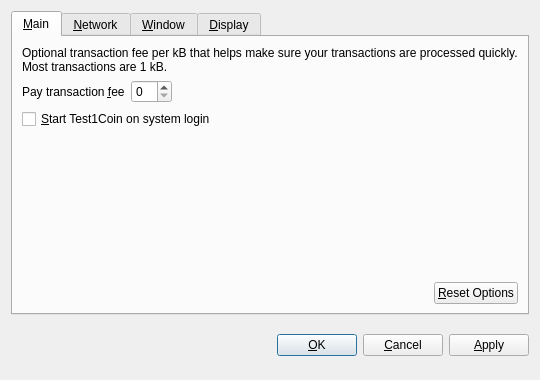
<?xml version="1.0" encoding="UTF-8"?>
<ui version="4.0">
 <class>OptionsDialog</class>
 <widget class="QDialog" name="OptionsDialog">
  <property name="geometry">
   <rect>
    <x>0</x>
    <y>0</y>
    <width>540</width>
    <height>380</height>
   </rect>
  </property>
  <property name="windowTitle">
   <string>Options</string>
  </property>
  <property name="modal">
   <bool>true</bool>
  </property>
  <layout class="QVBoxLayout" name="verticalLayout">
   <item>
    <widget class="QTabWidget" name="tabWidget">
     <property name="tabPosition">
      <enum>QTabWidget::North</enum>
     </property>
     <property name="currentIndex">
      <number>0</number>
     </property>
     <widget class="QWidget" name="tabMain">
      <attribute name="title">
       <string>&amp;Main</string>
      </attribute>
      <layout class="QVBoxLayout" name="verticalLayout_Main">
       <item>
        <widget class="QLabel" name="transactionFeeInfoLabel">
         <property name="text">
          <string>Optional transaction fee per kB that helps make sure your transactions are processed quickly. Most transactions are 1 kB.</string>
         </property>
         <property name="textFormat">
          <enum>Qt::PlainText</enum>
         </property>
         <property name="wordWrap">
          <bool>true</bool>
         </property>
        </widget>
       </item>
       <item>
        <layout class="QHBoxLayout" name="horizontalLayout_1_Main">
         <item>
          <widget class="QLabel" name="transactionFeeLabel">
           <property name="text">
            <string>Pay transaction &amp;fee</string>
           </property>
           <property name="textFormat">
            <enum>Qt::PlainText</enum>
           </property>
           <property name="buddy">
            <cstring>transactionFee</cstring>
           </property>
          </widget>
         </item>
         <item>
          <widget class="BitcoinAmountField" name="transactionFee"/>
         </item>
         <item>
          <spacer name="horizontalSpacer_1_Main">
           <property name="orientation">
            <enum>Qt::Horizontal</enum>
           </property>
           <property name="sizeHint" stdset="0">
            <size>
             <width>40</width>
             <height>20</height>
            </size>
           </property>
          </spacer>
         </item>
        </layout>
       </item>
       <item>
        <widget class="QCheckBox" name="bitcoinAtStartup">
         <property name="toolTip">
          <string>Automatically start Test1Coin after logging in to the system.</string>
         </property>
         <property name="text">
          <string>&amp;Start Test1Coin on system login</string>
         </property>
        </widget>
       </item>
       <item>
        <spacer name="verticalSpacer_Main">
         <property name="orientation">
          <enum>Qt::Vertical</enum>
         </property>
         <property name="sizeHint" stdset="0">
          <size>
           <width>20</width>
           <height>40</height>
          </size>
         </property>
        </spacer>
       </item>
       <item>
        <layout class="QHBoxLayout" name="horizontalLayout_2_Main">
         <item>
          <spacer name="horizontalSpacer_2_Main">
           <property name="orientation">
            <enum>Qt::Horizontal</enum>
           </property>
           <property name="sizeHint" stdset="0">
            <size>
             <width>40</width>
             <height>20</height>
            </size>
           </property>
          </spacer>
         </item>
         <item>
          <widget class="QPushButton" name="resetButton">
           <property name="toolTip">
            <string>Reset all client options to default.</string>
           </property>
           <property name="text">
            <string>&amp;Reset Options</string>
           </property>
           <property name="autoDefault">
            <bool>false</bool>
           </property>
          </widget>
         </item>
        </layout>
       </item>
      </layout>
     </widget>
     <widget class="QWidget" name="tabNetwork">
      <attribute name="title">
       <string>&amp;Network</string>
      </attribute>
      <layout class="QVBoxLayout" name="verticalLayout_Network">
       <item>
        <widget class="QCheckBox" name="mapPortUpnp">
         <property name="toolTip">
          <string>Automatically open the Test1Coin client port on the router. This only works when your router supports UPnP and it is enabled.</string>
         </property>
         <property name="text">
          <string>Map port using &amp;UPnP</string>
         </property>
        </widget>
       </item>
       <item>
        <widget class="QCheckBox" name="connectSocks">
         <property name="toolTip">
          <string>Connect to the Test1Coin network through a SOCKS proxy (e.g. when connecting through Tor).</string>
         </property>
         <property name="text">
          <string>&amp;Connect through SOCKS proxy:</string>
         </property>
        </widget>
       </item>
       <item>
        <layout class="QHBoxLayout" name="horizontalLayout_Network">
         <item>
          <widget class="QLabel" name="proxyIpLabel">
           <property name="text">
            <string>Proxy &amp;IP:</string>
           </property>
           <property name="textFormat">
            <enum>Qt::PlainText</enum>
           </property>
           <property name="buddy">
            <cstring>proxyIp</cstring>
           </property>
          </widget>
         </item>
         <item>
          <widget class="QValidatedLineEdit" name="proxyIp">
           <property name="maximumSize">
            <size>
             <width>140</width>
             <height>16777215</height>
            </size>
           </property>
           <property name="toolTip">
            <string>IP address of the proxy (e.g. 127.0.0.1)</string>
           </property>
          </widget>
         </item>
         <item>
          <widget class="QLabel" name="proxyPortLabel">
           <property name="text">
            <string>&amp;Port:</string>
           </property>
           <property name="textFormat">
            <enum>Qt::PlainText</enum>
           </property>
           <property name="buddy">
            <cstring>proxyPort</cstring>
           </property>
          </widget>
         </item>
         <item>
          <widget class="QLineEdit" name="proxyPort">
           <property name="maximumSize">
            <size>
             <width>55</width>
             <height>16777215</height>
            </size>
           </property>
           <property name="toolTip">
            <string>Port of the proxy (e.g. 9050)</string>
           </property>
          </widget>
         </item>
         <item>
          <widget class="QLabel" name="socksVersionLabel">
           <property name="text">
            <string>SOCKS &amp;Version:</string>
           </property>
           <property name="textFormat">
            <enum>Qt::PlainText</enum>
           </property>
           <property name="buddy">
            <cstring>socksVersion</cstring>
           </property>
          </widget>
         </item>
         <item>
          <widget class="QValueComboBox" name="socksVersion">
           <property name="toolTip">
            <string>SOCKS version of the proxy (e.g. 5)</string>
           </property>
          </widget>
         </item>
         <item>
          <spacer name="horizontalSpacer_Network">
           <property name="orientation">
            <enum>Qt::Horizontal</enum>
           </property>
           <property name="sizeHint" stdset="0">
            <size>
             <width>40</width>
             <height>20</height>
            </size>
           </property>
          </spacer>
         </item>
        </layout>
       </item>
       <item>
        <spacer name="verticalSpacer_Network">
         <property name="orientation">
          <enum>Qt::Vertical</enum>
         </property>
         <property name="sizeHint" stdset="0">
          <size>
           <width>20</width>
           <height>40</height>
          </size>
         </property>
        </spacer>
       </item>
      </layout>
     </widget>
     <widget class="QWidget" name="tabWindow">
      <attribute name="title">
       <string>&amp;Window</string>
      </attribute>
      <layout class="QVBoxLayout" name="verticalLayout_Window">
       <item>
        <widget class="QCheckBox" name="minimizeToTray">
         <property name="toolTip">
          <string>Show only a tray icon after minimizing the window.</string>
         </property>
         <property name="text">
          <string>&amp;Minimize to the tray instead of the taskbar</string>
         </property>
        </widget>
       </item>
       <item>
        <widget class="QCheckBox" name="minimizeOnClose">
         <property name="toolTip">
          <string>Minimize instead of exit the application when the window is closed. When this option is enabled, the application will be closed only after selecting Quit in the menu.</string>
         </property>
         <property name="text">
          <string>M&amp;inimize on close</string>
         </property>
        </widget>
       </item>
       <item>
        <spacer name="verticalSpacer_Window">
         <property name="orientation">
          <enum>Qt::Vertical</enum>
         </property>
         <property name="sizeHint" stdset="0">
          <size>
           <width>20</width>
           <height>40</height>
          </size>
         </property>
        </spacer>
       </item>
      </layout>
     </widget>
     <widget class="QWidget" name="tabDisplay">
      <attribute name="title">
       <string>&amp;Display</string>
      </attribute>
      <layout class="QVBoxLayout" name="verticalLayout_Display">
       <item>
        <layout class="QHBoxLayout" name="horizontalLayout_1_Display">
         <item>
          <widget class="QLabel" name="langLabel">
           <property name="text">
            <string>User Interface &amp;language:</string>
           </property>
           <property name="textFormat">
            <enum>Qt::PlainText</enum>
           </property>
           <property name="buddy">
            <cstring>lang</cstring>
           </property>
          </widget>
         </item>
         <item>
          <widget class="QValueComboBox" name="lang">
           <property name="toolTip">
            <string>The user interface language can be set here. This setting will take effect after restarting Test1Coin.</string>
           </property>
          </widget>
         </item>
        </layout>
       </item>
       <item>
        <layout class="QHBoxLayout" name="horizontalLayout_2_Display">
         <item>
          <widget class="QLabel" name="unitLabel">
           <property name="text">
            <string>&amp;Unit to show amounts in:</string>
           </property>
           <property name="textFormat">
            <enum>Qt::PlainText</enum>
           </property>
           <property name="buddy">
            <cstring>unit</cstring>
           </property>
          </widget>
         </item>
         <item>
          <widget class="QValueComboBox" name="unit">
           <property name="toolTip">
            <string>Choose the default subdivision unit to show in the interface and when sending coins.</string>
           </property>
          </widget>
         </item>
        </layout>
       </item>
       <item>
        <widget class="QCheckBox" name="displayAddresses">
         <property name="toolTip">
          <string>Whether to show Test1Coin addresses in the transaction list or not.</string>
         </property>
         <property name="text">
          <string>&amp;Display addresses in transaction list</string>
         </property>
        </widget>
       </item>
       <item>
        <widget class="QCheckBox" name="coinControlFeatures">
         <property name="toolTip">
          <string>Whether to show coin control features or not.</string>
         </property>
         <property name="text">
          <string>Display coin &amp;control features (experts only!)</string>
         </property>
        </widget>
       </item>
       <item>
        <spacer name="verticalSpacer_Display">
         <property name="orientation">
          <enum>Qt::Vertical</enum>
         </property>
         <property name="sizeHint" stdset="0">
          <size>
           <width>20</width>
           <height>40</height>
          </size>
         </property>
        </spacer>
       </item>
      </layout>
     </widget>
    </widget>
   </item>
   <item>
    <layout class="QHBoxLayout" name="horizontalLayout_Buttons">
     <item>
      <spacer name="horizontalSpacer_1">
       <property name="orientation">
        <enum>Qt::Horizontal</enum>
       </property>
       <property name="sizeHint" stdset="0">
        <size>
         <width>40</width>
         <height>48</height>
        </size>
       </property>
      </spacer>
     </item>
     <item>
      <widget class="QLabel" name="statusLabel">
       <property name="font">
        <font>
         <weight>75</weight>
         <bold>true</bold>
        </font>
       </property>
       <property name="text">
        <string/>
       </property>
       <property name="textFormat">
        <enum>Qt::PlainText</enum>
       </property>
       <property name="wordWrap">
        <bool>true</bool>
       </property>
      </widget>
     </item>
     <item>
      <spacer name="horizontalSpacer_2">
       <property name="orientation">
        <enum>Qt::Horizontal</enum>
       </property>
       <property name="sizeHint" stdset="0">
        <size>
         <width>40</width>
         <height>48</height>
        </size>
       </property>
      </spacer>
     </item>
     <item>
      <widget class="QPushButton" name="okButton">
       <property name="text">
        <string>&amp;OK</string>
       </property>
      </widget>
     </item>
     <item>
      <widget class="QPushButton" name="cancelButton">
       <property name="text">
        <string>&amp;Cancel</string>
       </property>
       <property name="autoDefault">
        <bool>false</bool>
       </property>
      </widget>
     </item>
     <item>
      <widget class="QPushButton" name="applyButton">
       <property name="text">
        <string>&amp;Apply</string>
       </property>
       <property name="autoDefault">
        <bool>false</bool>
       </property>
      </widget>
     </item>
    </layout>
   </item>
  </layout>
 </widget>
 <customwidgets>
  <customwidget>
   <class>BitcoinAmountField</class>
   <extends>QSpinBox</extends>
   <header>bitcoinamountfield.h</header>
  </customwidget>
  <customwidget>
   <class>QValueComboBox</class>
   <extends>QComboBox</extends>
   <header>qvaluecombobox.h</header>
  </customwidget>
  <customwidget>
   <class>QValidatedLineEdit</class>
   <extends>QLineEdit</extends>
   <header>qvalidatedlineedit.h</header>
  </customwidget>
 </customwidgets>
 <resources/>
 <connections/>
</ui>
